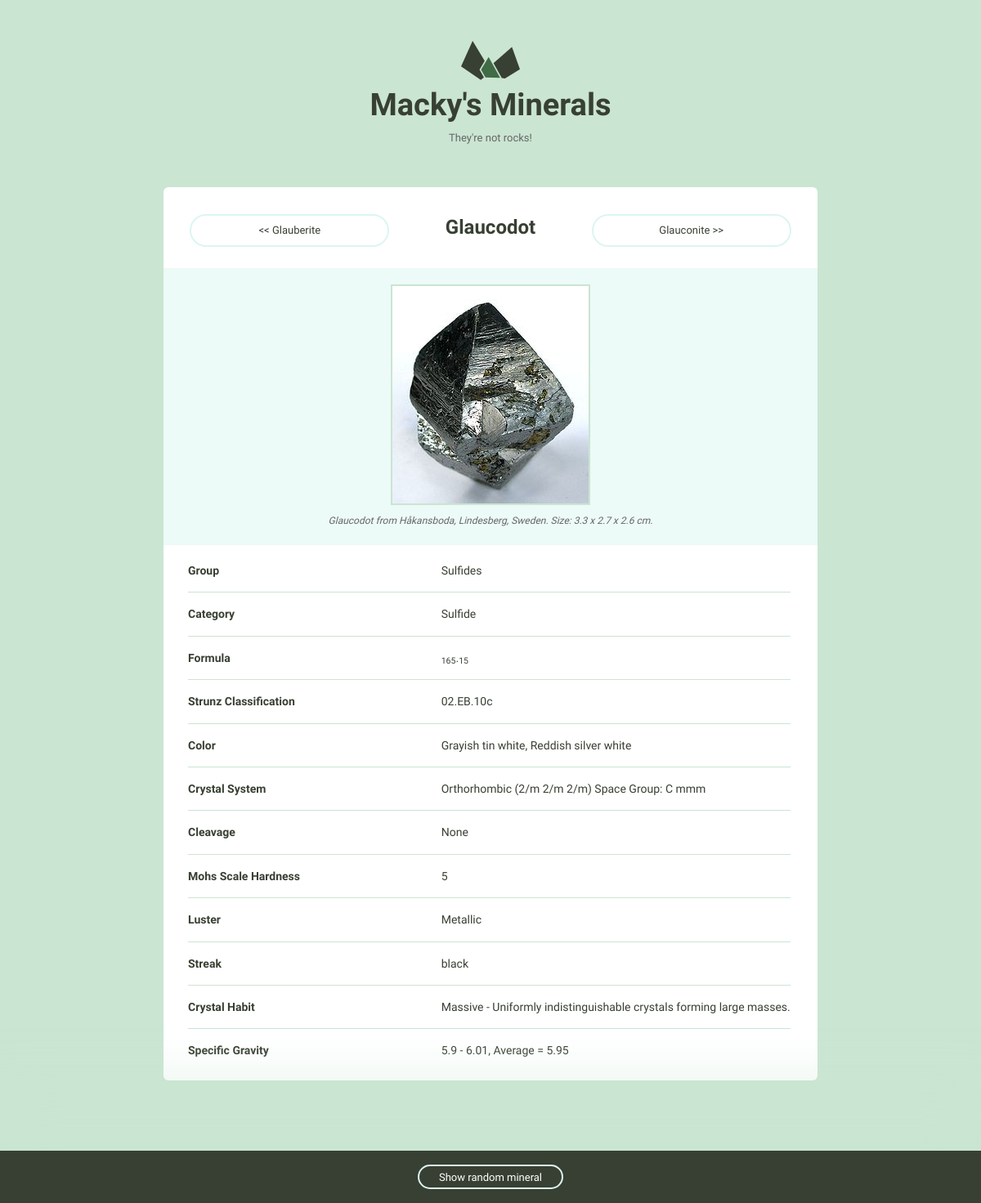
The page /minerals/random/ on the database its author committed.
### minerals/models.py (models this page shows)
class Mineral(models.Model):
    name = models.CharField(max_length=255)
    image_filename = models.CharField(max_length=255)
    image_caption = models.CharField(max_length=255)
    group = models.CharField(max_length=255)
    category = models.CharField(max_length=255)
    formula = models.CharField(max_length=255)
    strunz_classification = models.CharField(max_length=255)
    color = models.CharField(max_length=255)
    crystal_system = models.CharField(max_length=255)
    unit_cell = models.CharField(max_length=255)
    crystal_symmetry = models.CharField(max_length=255)
    cleavage = models.CharField(max_length=255)
    mohs_scale_hardness = models.CharField(max_length=255)
    luster = models.CharField(max_length=255)
    streak = models.CharField(max_length=255)
    diaphaneity = models.CharField(max_length=255)
    optical_properties = models.CharField(max_length=255)
    refractive_index = models.CharField(max_length=255)
    crystal_habit = models.CharField(max_length=255)
    specific_gravity = models.CharField(max_length=255)

### minerals/views.py (the view)
# urls.py: url(r'random/', views.random_mineral, name='random_mineral'),
def random_mineral(request):
    count = models.Mineral.objects.aggregate(count=Count('id'))['count']
    random_index = random.randint(0, count - 1)
    mineral = models.Mineral.objects.all().values()[random_index]
    prev_next = get_prev_next(mineral.get('id'))
    return render(request, 'minerals/mineral_detail.html',
                  {'mineral': mineral, 'names': NAMES, 'prev_next': prev_next})

### minerals/templatetags/minerals_extras.py (called while the page is built)
@register.filter
def get_item(dictionary, key):
    return dictionary.get(key)

@register.filter
def rem_underscore(string):
    return string.replace('_', ' ')

### minerals/views.py (called while the page is built)
def get_prev_next(mineral_id):
    prev_mineral = (models.Mineral.objects
                    .filter(id__lt=mineral_id)
                    .exclude(id=mineral_id)
                    .order_by('-id')
                    .first())
    next_mineral = (models.Mineral.objects
                    .filter(id__gt=mineral_id)
                    .exclude(id=mineral_id)
                    .order_by('id')
                    .first())
    if not prev_mineral:
        return {'next': {'id': next_mineral.id, 'name': next_mineral.name}}
    elif not next_mineral:
        return {'previous': {'id': prev_mineral.id, 'name': prev_mineral.name}}
    else:
        return {'next': {'id': next_mineral.id, 'name': next_mineral.name},
                'previous': {'id': prev_mineral.id, 'name': prev_mineral.name}}

### minerals/templates/minerals/mineral_detail.html
{% extends "layout.html" %}
{% load static %}
{% load minerals_extras %}
{% block content %}
<div class="grid-100 mineral__container">
    <div>
        {% if prev_next|get_item:'previous' %}
            <a class="minerals__anchor mineral__detail_header" href="{% url 'minerals:mineral_detail' prev_next|get_item:'previous'|get_item:'id' %}"><< {{ prev_next|get_item:'previous'|get_item:'name' }}</a>
        {% else %}
            <span class="minerals__anchor mineral__detail_header"><< No previous minerals</span>
        {% endif %}
        <h1 class="mineral__name mineral__detail_header">{{ mineral.name }}</h1>
        {% if prev_next|get_item:'next' %}
            <a class="minerals__anchor mineral__detail_header" href="{% url 'minerals:mineral_detail' prev_next|get_item:'next'|get_item:'id' %}">{{ prev_next|get_item:'next'|get_item:'name' }} >></a>
        {% else %}
            <span class="minerals__anchor mineral__detail_header">No next minerals >></span>
        {% endif %}
    </div>
    <div class="mineral__image-bg">
        <img class="mineral__image" src="{% static 'img' %}/{{ mineral.name }}.jpg">
        <p class="mineral__caption">{{ mineral.image_caption }}</p>
    </div>
    <div class="mineral__table-container">
        <table class="mineral__table">
            {% for key, value in mineral.items %}
                {% if value and key in names %}
                <tr>
                    <td class="mineral__category">{{ key|title|rem_underscore }}</td>
                    <td>{{ value|safe }}</td>
                </tr>
                {% endif %}
            {% endfor %}
        </table>
    </div>
</div>
{% endblock %}

### templates/layout.html (shortened to what this page needs)
{% load static %}
<!DOCTYPE html>
<html lang="en">
<head>
    <link rel="stylesheet" href="{% static 'css/global.css' %}">
</head>
<body>
    <div class="bounds">
        <div class="grid-100">
            <a href="{% url 'index' %}">
                <h1 class="logo__name text-centered">Macky's Minerals</h1>
            </a>
            <p class="logo__text text-centered">They're not rocks!</p>
        </div>
        {% block content %}{% endblock %}
    </div>
    <div class="minerals__random">
        <a class="minerals__anchor" href="{% url 'minerals:random_mineral' %}">Show random mineral</a>
    </div>
</body>
</html>

### assets/css/global.css (style rules this page uses)
html { font-family: sans-serif; -ms-text-size-adjust: 100%; -webkit-text-size-adjust: 100%; }
body { margin: 0; }
a { background-color: transparent; }
h1 { font-size: 2em; margin: 0.67em 0; }
sub { font-size: 75%; line-height: 0; position: relative; vertical-align: baseline; bottom: -0.25em; }
img { border: 0; }
svg:not(:root) { overflow: hidden; }
table { border-collapse: collapse; border-spacing: 0; }
td, th { padding: 0; }
html { font-size: 62.5%; }
body { background-color: #CAE5D2; font-size: 1.5em; line-height: 1.6; font-weight: 400; font-family: "Cousine"; color: #666; }
.bounds { max-width: 800px; margin: 0 auto; padding: 50px 0 150px; overflow: hidden; }
.grid, .grid-5, .grid-10, .grid-15, .grid-20, .grid-25, .grid-30, .grid-33, .grid-35, .grid-40, .grid-45, .grid-50, .grid-55, .grid-60, .grid-65, .grid-66, .grid-70, .grid-75, .grid-80, .grid-90, .grid-95, .grid-100 { float: left; box-sizing: border-box; position: relative; }
.grid-100 { width: 100%; padding: 0 15px; }
h1, h2, h3, h4, h5, h6 { margin-top: 0; margin-bottom: 2rem; font-weight: bold; font-family: "Work Sans", sans-serif; color: #384033; }
h1 { font-size: 3.8rem; }
@media (min-width: 550px) { h1 { font-size: 3.8rem; } }
p { margin-top: 0; font-size: 1.6rem; }
a { color: #689b98; text-decoration: none; -webkit-transition: color 0.2s; -moz-transition: color 0.2s; -ms-transition: color 0.2s; -o-transition: color 0.2s; transition: color 0.2s; }
th, td { padding: 15px; text-align: left; border-bottom: 1px solid #e1e1e1; }
th:first-child, td:first-child { padding-left: 0; }
th:last-child, td:last-child { padding-right: 0; }
table, p, ul { margin-bottom: 2.5rem; }
.text-centered { text-align: center; }
.logo { display: block; fill: #384033; position: relative; margin: 0 auto; width: 72px; }
.logo__name { margin-bottom: 0; }
.logo__text { margin-bottom: 50px; font-size: 13px; }
.minerals__anchor { border: solid 2px #DCF5F2; border-radius: 100px; color: #384033; display: block; font-size: 13px; text-align: center; padding: 8px 0 7px 0; width: 100%; transition: background-color 200ms ease-in-out, font-weight 200ms ease-in-out, color 200ms ease-in-out; }
.minerals__random { background-color: #384033; box-shadow: 0 0 100px 50px #CAE5D2; color: #fff; padding: 20px 0 20px 0; position: fixed; bottom: 0; text-align: center; width: 100%; }
.minerals__random .minerals__anchor { display: inline; color: #fff; padding: 6px 24px 5px 24px; }
.mineral__container { background-color: #fff; border-radius: 6px; list-style: none; padding: 0; text-align: center; }
.mineral__name { display: block; width: 100%; margin: 0; font-size: 24px; padding: 30px 0 30px 0; }
.mineral__image { display: block; margin: 0 auto; border: solid 2px #CAE5D2; }
.mineral__image-bg { background-color: #ecfaf8; padding: 20px 0; }
.mineral__caption { font-size: 12px; font-style: italic; padding: 10px 0 0 0; margin: 0; }
.mineral__table { font-size: 14px; color: #384033; }
.mineral__table td { border-color: #CAE5D2; }
.mineral__table tr:last-of-type td { border-bottom: none; padding-bottom: 0; }
.mineral__table-container { padding: 5px 30px 0; }
.mineral__category { font-weight: bold; width: 40%; }
.mineral__detail_header { display: inline-block; width: 30% }

### rows shown on the page
Mineral: name "Glauberite"
Mineral: name "Glaucodot", name (picture), image_caption "Glaucodot from Håkansboda, Lindesberg, Sweden. Size: 3.3 x 2.7 x 2.6 cm.", mineral "Sulfides" "Sulfide" "165 . 15" "02.EB.10c" "Grayish tin white, Reddish silver white" "Orthorhombic (2/m 2/m 2/m) Space Group: C mmm" "None" "Metallic" "black" "Massive - Uniformly indistinguishable crystals forming large masses." "5.9 - 6.01, Average = 5.95"
Mineral: name "Glauconite"

### other values the page prints
{{ key|title|rem_underscore }} "Group" "Category" "Formula" "Strunz Classification" "Color" "Crystal System" "Cleavage" "Mohs Scale Hardness" "Luster" "Streak" "Crystal Habit" "Specific Gravity"
{{ value|safe }} "5"
